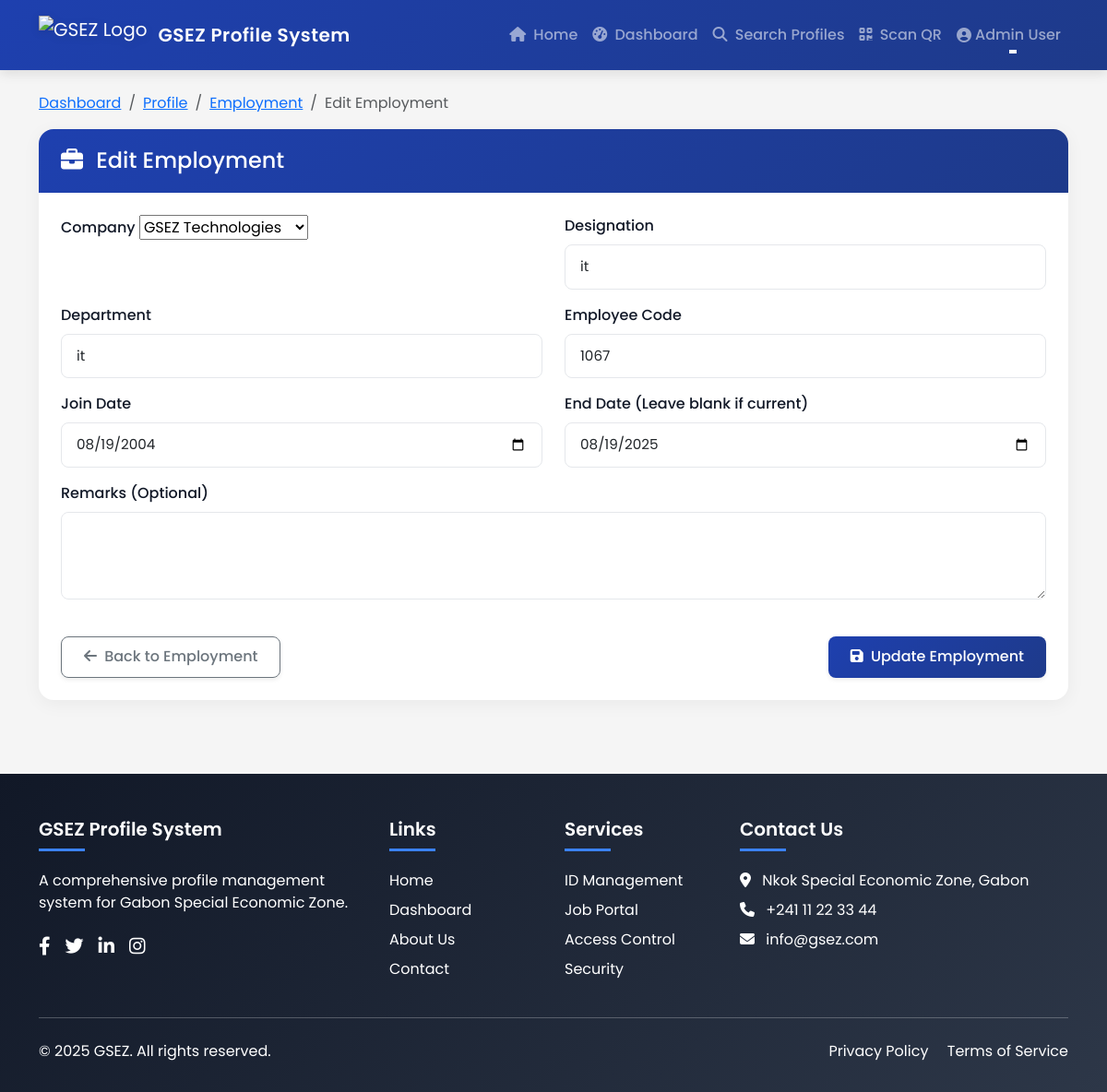
Page /profile/GSEZ-HR001/employment/1/edit/ (signed in) on the committed database.
### profile_system/models.py (models this page shows, shortened)
class Employment(models.Model):
    profile = models.ForeignKey(Profile, on_delete=models.CASCADE, related_name='employments')
    company = models.ForeignKey(Company, on_delete=models.CASCADE, related_name='employees')
    employee_code = models.CharField(max_length=50)
    designation = models.CharField(max_length=100)
    department = models.CharField(max_length=100)
    join_date = models.DateField()
    end_date = models.DateField(null=True, blank=True)
    is_current = models.BooleanField(default=True)
    remarks = models.TextField(blank=True)
    RATING_CHOICES = [
        (1, 'Poor'),
        (2, 'Below Average'),
        (3, 'Average'),
        (4, 'Good'),
        (5, 'Excellent'),
    ]
    rating = models.IntegerField(choices=RATING_CHOICES, null=True, blank=True)

### profile_system/views.py (the view)
# urls.py: path('profile/<str:gsez_id>/employment/<int:employment_id>/edit/', views.edit_employment, name='edit_employment'),
@login_required
def edit_employment(request, gsez_id, employment_id):
    profile = get_object_or_404(Profile, gsez_id=gsez_id)
    employment = get_object_or_404(Employment, id=employment_id, profile=profile)
    if request.user != profile.user and not request.user.is_staff:
        messages.error(request, 'You do not have permission to edit this profile.')
        return redirect('profile_detail', gsez_id=gsez_id)
    if request.method == 'POST':
        form = EmploymentForm(request.POST, instance=employment)
        if form.is_valid():
            form.save()
            messages.success(request, 'Employment details updated successfully.')
            return redirect('employment', gsez_id=gsez_id)
    else:
        form = EmploymentForm(instance=employment)
    context = {
        'form': form,
        'profile': profile,
        'employment': employment,
        'is_edit': True,
    }
    referer = request.META.get('HTTP_REFERER', '')
    if 'custom-admin' in referer:
        return render(request, 'admin/users/edit_employment.html', context)
    else:
        return render(request, 'profile_system/edit_employment.html', context)

### profile_system/forms.py
class EmploymentForm(forms.ModelForm):
    class Meta:
        model = Employment
        exclude = ('profile',)
        widgets = {
            'join_date': forms.DateInput(attrs={'type': 'date', 'class': 'form-control'}),
            'end_date': forms.DateInput(attrs={'type': 'date', 'class': 'form-control'}),
            'employee_code': forms.TextInput(attrs={'class': 'form-control'}),
            'designation': forms.TextInput(attrs={'class': 'form-control'}),
            'department': forms.TextInput(attrs={'class': 'form-control'}),
            'is_current': forms.CheckboxInput(attrs={'class': 'form-check-input'}),
            'remarks': forms.Textarea(attrs={'class': 'form-control', 'rows': 3}),
            'rating': forms.Select(attrs={'class': 'form-select'}),
        }
    def __init__(self, *args, **kwargs):
        profile = kwargs.pop('profile', None)
        super().__init__(*args, **kwargs)
        if profile and not self.instance.pk:
            self.initial['is_current'] = True

### profile_system/models.py (called while the page is built)
    @property
    def is_admin(self):
        return self.role == 'admin'

    def __str__(self):
        return self.name

### templates/profile_system/edit_employment.html (shortened to what this page needs)
{% extends 'base.html' %}
{% load static %}
{% block content %}
<div class="container mt-4">
    <div class="row">
        <div class="col-md-12">
            <nav aria-label="breadcrumb">
                <ol class="breadcrumb">
                    <li class="breadcrumb-item"><a href="{% url 'dashboard' %}">Dashboard</a></li>
                    <li class="breadcrumb-item"><a href="{% url 'profile_detail' gsez_id=profile.gsez_id %}">Profile</a></li>
                    <li class="breadcrumb-item"><a href="{% url 'employment' gsez_id=profile.gsez_id %}">Employment</a></li>
                    <li class="breadcrumb-item active" aria-current="page">Edit Employment</li>
                </ol>
            </nav>
        </div>
    </div>
    <div class="row">
        <div class="col-md-12">
            <div class="card">
                <div class="card-header bg-primary text-white">
                    <h4 class="mb-0">
                        <i class="fas fa-briefcase me-2"></i> Edit Employment
                    </h4>
                </div>
                <div class="card-body">
                    <form method="post">
                        <div class="row mb-3">
                            <div class="col-md-6 mb-3">
                                <label for="{{ form.company.id_for_label }}" class="form-label">Company</label>
                                {{ form.company }}
                            </div>
                            <div class="col-md-6 mb-3">
                                <label for="{{ form.designation.id_for_label }}" class="form-label">Designation</label>
                                {{ form.designation }}
                            </div>
                            <div class="col-md-6 mb-3">
                                <label for="{{ form.department.id_for_label }}" class="form-label">Department</label>
                                {{ form.department }}
                            </div>
                            <div class="col-md-6 mb-3">
                                <label for="{{ form.employee_code.id_for_label }}" class="form-label">Employee Code</label>
                                {{ form.employee_code }}
                            </div>
                            <div class="col-md-6 mb-3">
                                <label for="{{ form.join_date.id_for_label }}" class="form-label">Join Date</label>
                                {{ form.join_date }}
                            </div>
                            <div class="col-md-6 mb-3">
                                <label for="{{ form.end_date.id_for_label }}" class="form-label">End Date (Leave blank if current)</label>
                                {{ form.end_date }}
                            </div>
                            <div class="col-md-12 mb-3">
                                <label for="{{ form.remarks.id_for_label }}" class="form-label">Remarks (Optional)</label>
                                {{ form.remarks }}
                            </div>
                        </div>
                        <div class="d-flex justify-content-between mt-4">
                            <a href="{% url 'employment' gsez_id=profile.gsez_id %}" class="btn btn-outline-secondary">
                                <i class="fas fa-arrow-left me-1"></i> Back to Employment
                            </a>
                            <button type="submit" class="btn btn-primary">
                                <i class="fas fa-save me-1"></i> Update Employment
                            </button>
                        </div>
                    </form>
                </div>
            </div>
        </div>
    </div>
</div>
{% endblock %}

### templates/base.html (shortened to what this page needs)
<!DOCTYPE html>
<html lang="en">
<head>
    <link href="https://cdn.jsdelivr.net/npm/bootstrap@5.3.0/dist/css/bootstrap.min.css" rel="stylesheet">
    <link rel="stylesheet" href="https://cdnjs.cloudflare.com/ajax/libs/font-awesome/6.4.0/css/all.min.css">
    <link href="https://unpkg.com/aos@2.3.1/dist/aos.css" rel="stylesheet">
</head>
<body>
    <nav class="navbar navbar-expand-lg navbar-dark sticky-top">
        <div class="container">
            <a class="navbar-brand" href="{% url 'home' %}">
                <img src="/static/img/GSEZ.png" alt="GSEZ Logo">
                <span>GSEZ Profile System</span>
            </a>
            <div class="collapse navbar-collapse" id="navbarNav">
                <ul class="navbar-nav ms-auto">
                    <li class="nav-item">
                        <a class="nav-link" href="{% url 'home' %}">
                            <i class="fas fa-home me-1"></i> Home
                        </a>
                    </li>
                    {% if user.is_authenticated %}
                        <li class="nav-item">
                            <a class="nav-link" href="{% url 'dashboard' %}">
                                <i class="fas fa-tachometer-alt me-1"></i> Dashboard
                            </a>
                        </li>
                        {% if user.is_staff %}
                            <li class="nav-item">
                                <a class="nav-link" href="{% url 'search_profiles' %}">
                                    <i class="fas fa-search me-1"></i> Search Profiles
                                </a>
                            </li>
                            <li class="nav-item">
                                <a class="nav-link" href="{% url 'scan_qr' %}">
                                    <i class="fas fa-qrcode me-1"></i> Scan QR
                                </a>
                            </li>
                        {% endif %}
                        <li class="nav-item dropdown">
                            <a class="nav-link dropdown-toggle d-flex align-items-center" href="#" id="userDropdown" role="button" data-bs-toggle="dropdown">
                                {% if user.profile.photo %}
                                    <img src="{{ user.profile.photo.url }}" alt="Profile" class="rounded-circle me-2" style="width: 28px; height: 28px; object-fit: cover;">
                                {% else %}
                                    <i class="fas fa-user-circle me-1"></i>
                                {% endif %}
                                {{ user.get_full_name|default:user.username }}
                            </a>
                        </li>
                    {% endif %}
                </ul>
            </div>
        </div>
    </nav>
    <main>
        {% block content %}{% endblock %}
    </main>
    <footer class="footer">
        <div class="container">
            <div class="row">
                <div class="col-lg-4 mb-4 mb-lg-0">
                    <h5>GSEZ Profile System</h5>
                    <p class="mb-4">A comprehensive profile management system for Gabon Special Economic Zone.</p>
                    <div class="d-flex gap-3">
                        <a href="#" class="text-white"><i class="fab fa-facebook-f fa-lg"></i></a>
                        <a href="#" class="text-white"><i class="fab fa-twitter fa-lg"></i></a>
                        <a href="#" class="text-white"><i class="fab fa-linkedin-in fa-lg"></i></a>
                        <a href="#" class="text-white"><i class="fab fa-instagram fa-lg"></i></a>
                    </div>
                </div>
                <div class="col-lg-2 col-md-4 col-6 mb-4 mb-md-0">
                    <h5>Links</h5>
                    <ul class="list-unstyled">
                        <li class="mb-2"><a href="{% url 'home' %}" class="text-white text-decoration-none">Home</a></li>
                        <li class="mb-2"><a href="{% url 'dashboard' %}" class="text-white text-decoration-none">Dashboard</a></li>
                        <li class="mb-2"><a href="#" class="text-white text-decoration-none">About Us</a></li>
                        <li><a href="#" class="text-white text-decoration-none">Contact</a></li>
                    </ul>
                </div>
                <div class="col-lg-2 col-md-4 col-6 mb-4 mb-md-0">
                    <h5>Services</h5>
                    <ul class="list-unstyled">
                        <li class="mb-2"><a href="#" class="text-white text-decoration-none">ID Management</a></li>
                        <li class="mb-2"><a href="{% url 'job_list' %}" class="text-white text-decoration-none">Job Portal</a></li>
                        <li class="mb-2"><a href="#" class="text-white text-decoration-none">Access Control</a></li>
                        <li><a href="#" class="text-white text-decoration-none">Security</a></li>
                    </ul>
                </div>
                <div class="col-lg-4 col-md-4">
                    <h5>Contact Us</h5>
                    <ul class="list-unstyled">
                        <li class="mb-2"><i class="fas fa-map-marker-alt me-2"></i> Nkok Special Economic Zone, Gabon</li>
                        <li class="mb-2"><i class="fas fa-phone me-2"></i> +241 11 22 33 44</li>
                        <li class="mb-2"><i class="fas fa-envelope me-2"></i> info@gsez.com</li>
                    </ul>
                </div>
            </div>
            <hr class="my-4 bg-light">
            <div class="row">
                <div class="col-md-6">
                    <p class="mb-md-0">&copy; {% now "Y" %} GSEZ. All rights reserved.</p>
                </div>
                <div class="col-md-6 text-md-end">
                    <p class="mb-0">
                        <a href="#" class="text-white text-decoration-none me-3">Privacy Policy</a>
                        <a href="#" class="text-white text-decoration-none">Terms of Service</a>
                    </p>
                </div>
            </div>
        </div>
    </footer>
</body>
</html>

### templates/base.html (style rules this page uses)
:root { --primary-color: #1e40af; --primary-light: #3b82f6; --primary-dark: #1e3a8a; --secondary-color: #0ea5e9; --accent-color: #f59e0b; --dark-color: #111827; --light-color: #f9fafb; --gray-color: #6b7280; --success-color: #10b981; --warning-color: #f59e0b; --danger-color: #ef4444; }
body { font-family: 'Poppins', sans-serif; background-color: #f5f5f5; color: var(--dark-color); }
.navbar { background: linear-gradient(135deg, var(--primary-color) 0%, var(--primary-dark) 100%); box-shadow: 0 4px 12px rgba(0, 0, 0, 0.1); padding: 0.75rem 1rem; }
.navbar-brand { display: flex; align-items: center; }
.navbar-brand img { height: 42px; margin-right: 12px; filter: drop-shadow(0 2px 4px rgba(0,0,0,0.1)); transition: transform 0.3s ease; }
.navbar-brand span { font-weight: 600; font-size: 1.25rem; letter-spacing: 0.5px; }
.nav-link { font-weight: 500; padding: 0.5rem 1rem; position: relative; transition: all 0.3s ease; }
.nav-link:after { content: ''; position: absolute; width: 0; height: 2px; bottom: 0; left: 50%; background-color: white; transition: all 0.3s ease; transform: translateX(-50%); }
.btn { font-weight: 500; border-radius: 8px; padding: 0.6rem 1.5rem; transition: all 0.3s ease; box-shadow: 0 2px 5px rgba(0, 0, 0, 0.08); }
.btn-primary { background: linear-gradient(135deg, var(--primary-color) 0%, var(--primary-dark) 100%); border: none; }
.card { border: none; border-radius: 16px; box-shadow: 0 4px 20px rgba(0, 0, 0, 0.05); transition: all 0.4s ease; overflow: hidden; }
.card-header { background: linear-gradient(135deg, var(--primary-color) 0%, var(--primary-dark) 100%); color: white; font-weight: 600; padding: 1.25rem 1.5rem; border-bottom: none; }
.card-body { padding: 1.5rem; }
.footer { background: linear-gradient(135deg, var(--dark-color) 0%, #2d3748 100%); color: white; padding: 3rem 0 2rem; margin-top: 5rem; }
.footer h5 { font-weight: 600; margin-bottom: 1.25rem; position: relative; padding-bottom: 0.75rem; }
.footer h5:after { content: ''; position: absolute; width: 50px; height: 3px; background-color: var(--primary-light); bottom: 0; left: 0; }
.form-control, .form-select { border-radius: 8px; padding: 0.75rem 1rem; border: 1px solid #e5e7eb; font-size: 0.95rem; box-shadow: none; transition: all 0.3s ease; }
.form-label { font-weight: 500; margin-bottom: 0.5rem; color: var(--dark-color); }

### rows in the picture
Employment: company "GSEZ Technologies", designation "it", department "it", employee_code "1067", join_date "08/19/2004", end_date "08/19/2025"

### other values in the picture
{{ user.get_full_name|default:user.username }} "Admin User"
